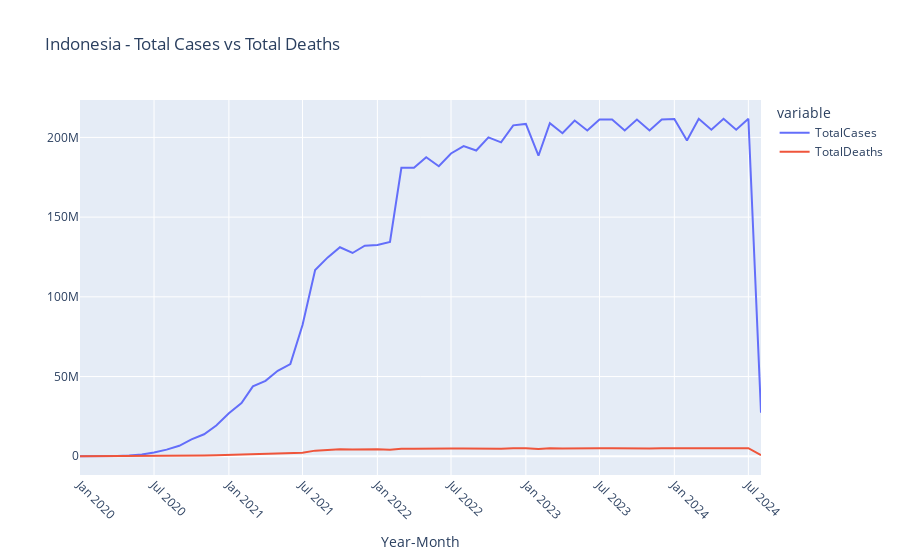
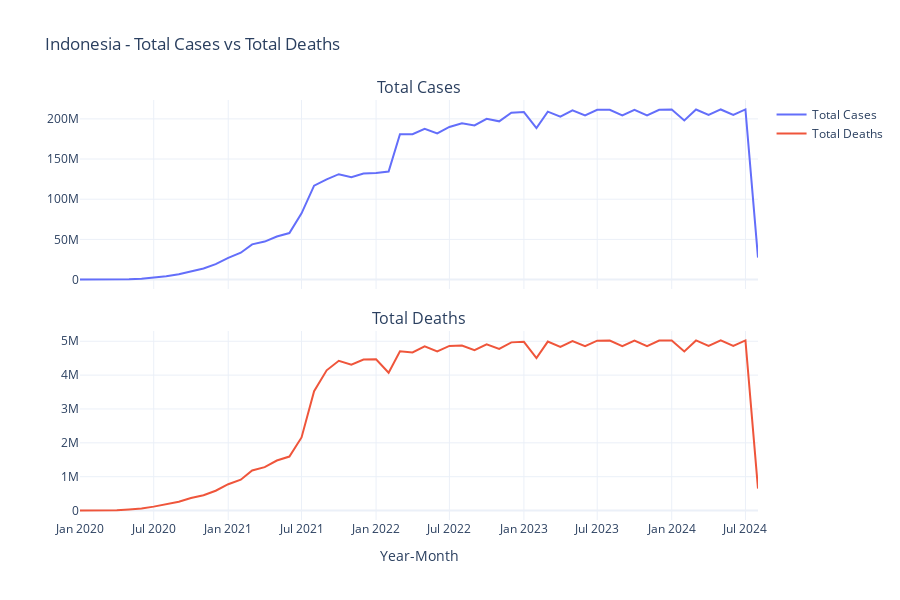
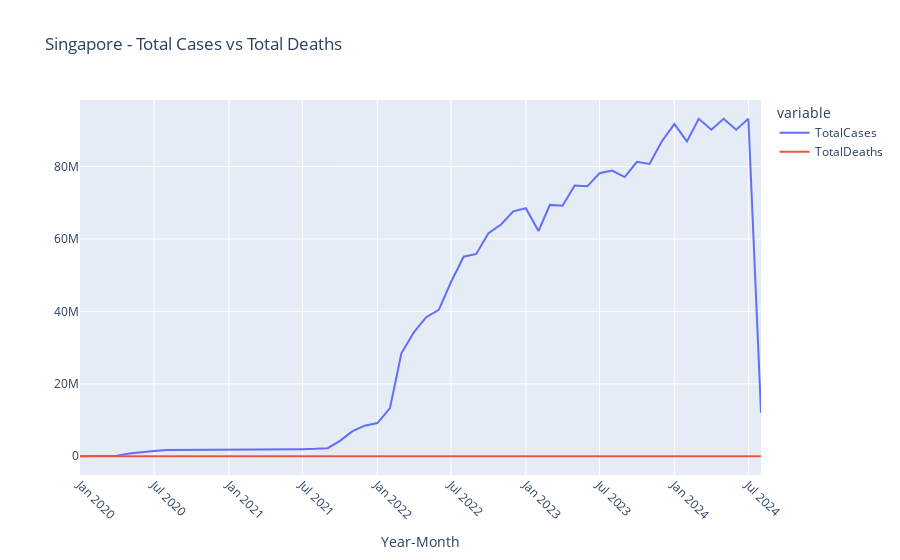
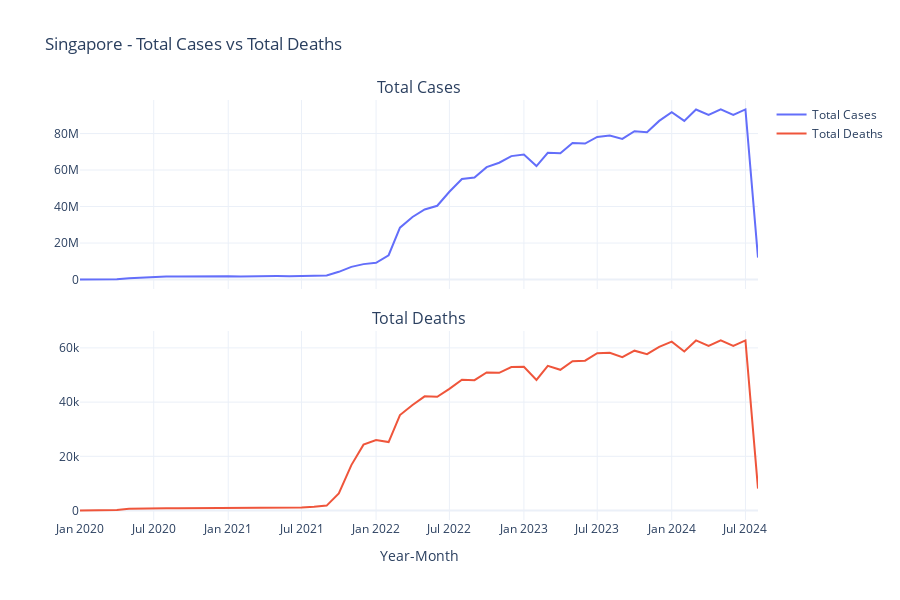

Write notebook code for charts like these, in order.
### Markdown cell above
### Total Cases Vs Total Deaths

### Code cell
xcol='YearMonth'
xlabel='Year-Month'
ycol1 = 'TotalCases'
ylabel1 = 'Total Cases'
ycol2 = 'TotalDeaths'
ylabel2 = 'Total Deaths'
line_col = "location"
line_selc = ["Indonesia", "Singapore", "Malaysia","Thailand","Philippines","Vietnam","Laos",]
style="plotly"

plots.lines_inplot(df=df,
                xcol=xcol,
                xlabel=xlabel,
                ycol1=ycol1,
                ylabel1=ylabel1,
                ycol2=ycol2,
                ylabel2=ylabel2,
                line_col=line_col,
                line_selc=line_selc,
                style=style,
                split=True)
